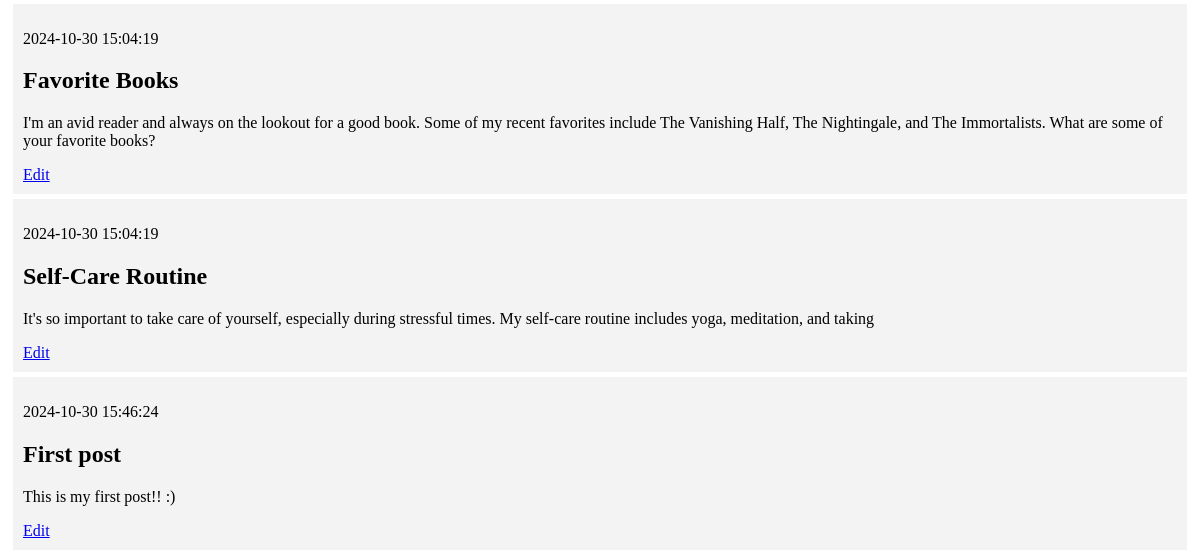
The app's page / (lower part), older data.
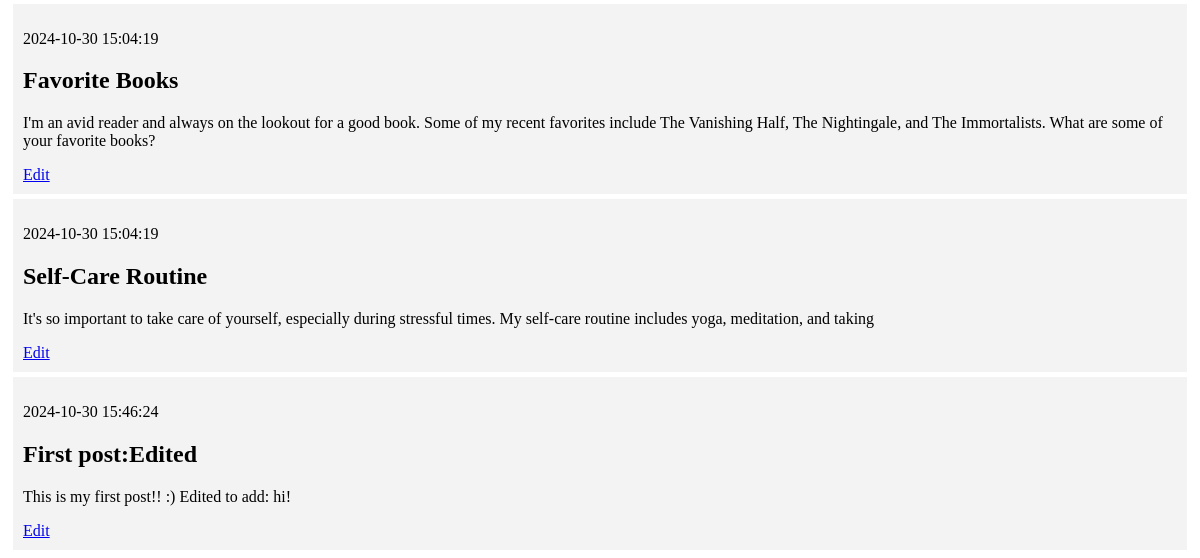
The same page, newer data.
### tables this page shows
CREATE TABLE posts (
    id INTEGER PRIMARY KEY AUTOINCREMENT,
    created TIMESTAMP NOT NULL DEFAULT CURRENT_TIMESTAMP,
    title TEXT NOT NULL,
    content TEXT NOT NULL
);

### app.py (the view)
@app.route('/')
def index():
    conn = get_db_connection()
    posts = conn.execute("SELECT * FROM posts").fetchall()
    conn.close()
    return render_template("index.html", posts=posts)

### app.py (called while the page is built)
def get_db_connection():
    conn = sqlite3.connect('database.db')
    conn.row_factory = sqlite3.Row
    return conn

### templates/index.html (shortened to what this page needs)
{% extends 'base.html' %}
{% block content %}
    {% for post in posts %}
        <div class='post'>
            <p>{{ post['created'] }}</p>
            <h2>{{ post['title'] }}</h2>
            <p>{{ post['content'] }}</p>
            <a href="{{ url_for('edit', id=post['id']) }}">Edit</a>
        </div>
    {% endfor %}
{% endblock %}

Row changes from the older to the newer data that the page shows:
changed posts: title "First post" → "First post:Edited"; content "This is my first post!! :)" → "This is my first post!! :) Edited to add: hi!"
